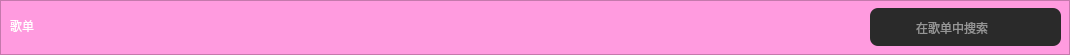
                        <widget class="QFrame" name="frame_25">
                         <property name="styleSheet">
                          <string notr="true">background-color: rgb(255, 155, 223);</string>
                         </property>
                         <property name="frameShape">
                          <enum>QFrame::StyledPanel</enum>
                         </property>
                         <property name="frameShadow">
                          <enum>QFrame::Raised</enum>
                         </property>
                         <widget class="QLabel" name="label">
                          <property name="geometry">
                           <rect>
                            <x>10</x>
                            <y>10</y>
                            <width>91</width>
                            <height>31</height>
                           </rect>
                          </property>
                          <property name="styleSheet">
                           <string notr="true">font: 20pt &quot;黑体&quot;;
color: rgb(255, 255, 255);</string>
                          </property>
                          <property name="text">
                           <string>歌单</string>
                          </property>
                         </widget>
                         <widget class="QWidget" name="widget_10" native="true">
                          <property name="geometry">
                           <rect>
                            <x>870</x>
                            <y>8</y>
                            <width>191</width>
                            <height>38</height>
                           </rect>
                          </property>
                          <property name="styleSheet">
                           <string notr="true">background-color: rgb(42, 42, 42);
border-radius:8px</string>
                          </property>
                          <widget class="QWidget" name="widget_11" native="true">
                           <property name="geometry">
                            <rect>
                             <x>3</x>
                             <y>0</y>
                             <width>38</width>
                             <height>38</height>
                            </rect>
                           </property>
                           <property name="styleSheet">
                            <string notr="true">border-image: url(:/1/Wsearch.svg);</string>
                           </property>
                          </widget>
                          <widget class="QLineEdit" name="lineEdit_2">
                           <property name="geometry">
                            <rect>
                             <x>44</x>
                             <y>-6</y>
                             <width>121</width>
                             <height>51</height>
                            </rect>
                           </property>
                           <property name="styleSheet">
                            <string notr="true">font: 10pt &quot;黑体&quot;;
color: rgb(255, 255, 255);</string>
                           </property>
                           <property name="text">
                            <string/>
                           </property>
                           <property name="placeholderText">
                            <string>在歌单中搜索</string>
                           </property>
                          </widget>
                         </widget>
                        </widget>
